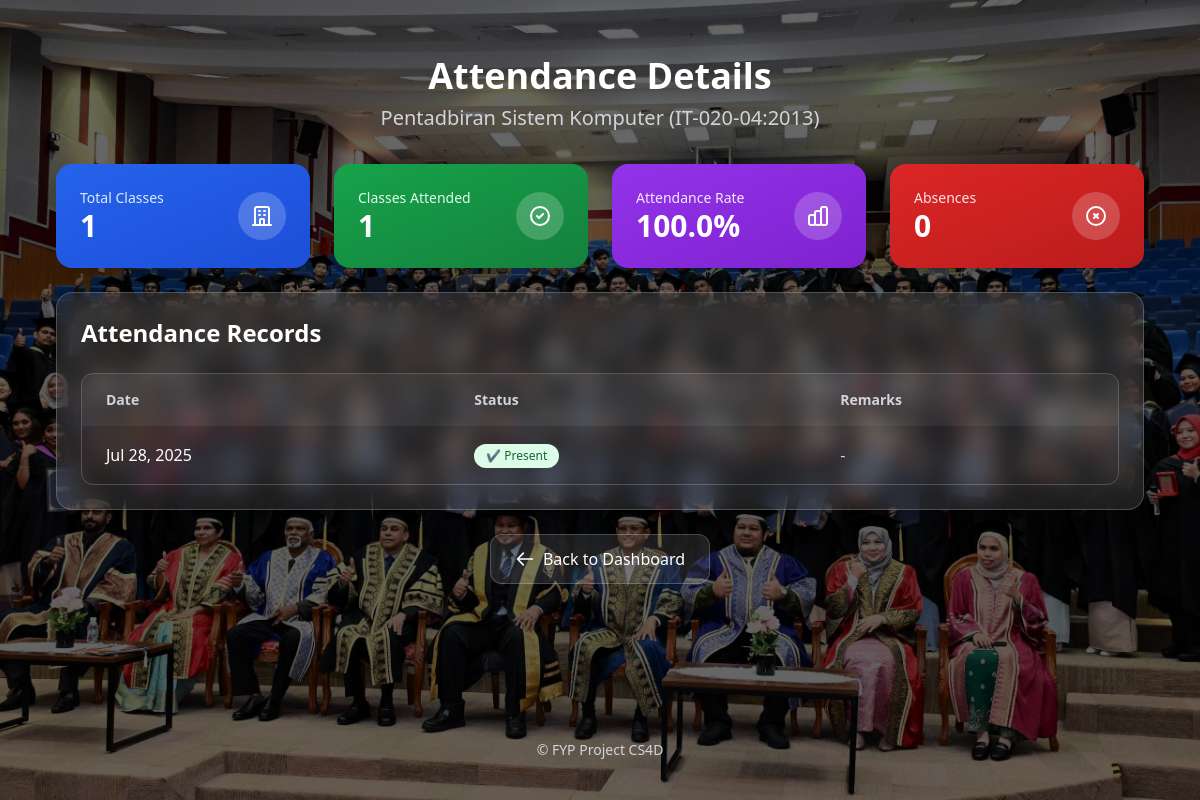
The app's page /student/attendance/1/ (signed in) with its own data.
### core/models.py (models this page shows, shortened)
class Course(models.Model):
    name = models.CharField(max_length=255)
    code = models.CharField(max_length=50, unique=True)
    lecturers = models.ManyToManyField(
    'Lecturer',
    related_name='courses',
    blank=True,
    help_text='Lecturers teaching this course'
)
    classroom = models.CharField(max_length=100, blank=True, null=True)  # Classroom location or name

class Attendance(models.Model):
    STATUS_CHOICES = [
        ('present', 'Present'),
        ('absent', 'Absent'),
        ('late', 'Late'),
        ('excused', 'Excused'),
    ]
    enrollment = models.ForeignKey(Enrollment, on_delete=models.CASCADE)
    date = models.DateField()
    status = models.CharField(max_length=10, choices=STATUS_CHOICES, default='present')
    class Meta:
        unique_together = ('enrollment', 'date')

### accounts/decorators.py (the view)
        @login_required
        def _wrapped_view(request, *args, **kwargs):
            if request.user.role != role:
                return HttpResponseForbidden("You are not authorized to view this page.")
            return view_func(request, *args, **kwargs)

### student/templates/student/attendance_detail.html (shortened to what this page needs)
{% extends 'base.html' %}
{% block content %}
<div class="space-y-6">
  <div class="text-center mb-8">
    <h1 class="text-4xl font-bold text-white mb-2">Attendance Details</h1>
    <p class="text-xl text-gray-300">{{ course.name }} ({{ course.code }})</p>
  </div>
  <div class="grid grid-cols-1 md:grid-cols-2 lg:grid-cols-4 gap-6 mb-8">
    <div class="bg-gradient-to-br from-blue-600 to-blue-700 rounded-2xl p-6 text-white shadow-xl">
      <div class="flex items-center justify-between">
        <div>
          <p class="text-blue-100 text-sm font-medium">Total Classes</p>
          <p class="text-3xl font-bold">{{ total_classes }}</p>
        </div>
        <div class="bg-white/20 rounded-full p-3">
          <svg class="w-6 h-6" fill="none" stroke="currentColor" viewBox="0 0 24 24">
            <path stroke-linecap="round" stroke-linejoin="round" stroke-width="2" d="M19 21V5a2 2 0 00-2-2H7a2 2 0 00-2 2v16m14 0h2m-2 0h-5m-9 0H3m2 0h5M9 7h1m-1 4h1m4-4h1m-1 4h1m-5 10v-5a1 1 0 011-1h2a1 1 0 011 1v5m-4 0h4"></path>
          </svg>
        </div>
      </div>
    </div>
    <div class="bg-gradient-to-br from-green-600 to-green-700 rounded-2xl p-6 text-white shadow-xl">
      <div class="flex items-center justify-between">
        <div>
          <p class="text-green-100 text-sm font-medium">Classes Attended</p>
          <p class="text-3xl font-bold">{{ attended_classes }}</p>
        </div>
        <div class="bg-white/20 rounded-full p-3">
          <svg class="w-6 h-6" fill="none" stroke="currentColor" viewBox="0 0 24 24">
            <path stroke-linecap="round" stroke-linejoin="round" stroke-width="2" d="M9 12l2 2 4-4m6 2a9 9 0 11-18 0 9 9 0 0118 0z"></path>
          </svg>
        </div>
      </div>
    </div>
    <div class="bg-gradient-to-br from-purple-600 to-purple-700 rounded-2xl p-6 text-white shadow-xl">
      <div class="flex items-center justify-between">
        <div>
          <p class="text-purple-100 text-sm font-medium">Attendance Rate</p>
          <p class="text-3xl font-bold">{{ attendance_percentage }}%</p>
        </div>
        <div class="bg-white/20 rounded-full p-3">
        </div>
      </div>
    </div>
    <div class="bg-gradient-to-br from-red-600 to-red-700 rounded-2xl p-6 text-white shadow-xl">
      <div class="flex items-center justify-between">
        <div>
          <p class="text-red-100 text-sm font-medium">Absences</p>
          <p class="text-3xl font-bold">{{ absences }}</p>
        </div>
        <div class="bg-white/20 rounded-full p-3">
          <svg class="w-6 h-6" fill="none" stroke="currentColor" viewBox="0 0 24 24">
            <path stroke-linecap="round" stroke-linejoin="round" stroke-width="2" d="M10 14l2-2m0 0l2-2m-2 2l-2-2m2 2l2 2m7-2a9 9 0 11-18 0 9 9 0 0118 0z"></path>
          </svg>
        </div>
      </div>
    </div>
  </div>
  <div class="bg-white/10 backdrop-blur-md rounded-2xl p-6 border border-white/20 shadow-xl">
    <h2 class="text-2xl font-semibold text-white mb-6">Attendance Records</h2>
    {% if attendance_records %}
      <div class="overflow-hidden rounded-xl border border-white/20">
        <div class="overflow-x-auto">
          <table class="w-full">
            <thead class="bg-white/5">
              <tr>
                <th class="px-6 py-4 text-left text-sm font-semibold text-gray-300">Date</th>
                <th class="px-6 py-4 text-left text-sm font-semibold text-gray-300">Status</th>
                <th class="px-6 py-4 text-left text-sm font-semibold text-gray-300">Remarks</th>
              </tr>
            </thead>
            <tbody class="divide-y divide-white/10">
              {% for record in attendance_records %}
              <tr class="hover:bg-white/5 transition-colors">
                <td class="px-6 py-4 text-white">{{ record.date|date:"M d, Y" }}</td>
                <td class="px-6 py-4">
                  {% if record.status == 'present' %}
                    <span class="inline-flex items-center px-3 py-1 rounded-full text-xs font-medium bg-green-100 text-green-800">
                      ✔ Present
                    </span>
                  {% elif record.status == 'absent' %}
                    <span class="inline-flex items-center px-3 py-1 rounded-full text-xs font-medium bg-red-100 text-red-800">
                      ✘ Absent
                    </span>
                  {% elif record.status == 'late' %}
                    <span class="inline-flex items-center px-3 py-1 rounded-full text-xs font-medium bg-yellow-100 text-yellow-800">
                      ⏰ Late
                    </span>
                  {% elif record.status == 'excused' %}
                    <span class="inline-flex items-center px-3 py-1 rounded-full text-xs font-medium bg-blue-100 text-blue-800">
                      ✓ Excused
                    </span>
                  {% endif %}
                </td>
                <td class="px-6 py-4 text-gray-300">{{ record.remarks|default:"-" }}</td>
              </tr>
              {% endfor %}
            </tbody>
          </table>
        </div>
      </div>
    {% endif %}
  </div>
  <div class="text-center">
    <a href="{% url 'student:dashboard' %}"
       class="inline-flex items-center px-6 py-3 bg-white/10 hover:bg-white/20 text-white rounded-xl transition-all duration-300 border border-white/20">
      <svg class="w-5 h-5 mr-2" fill="none" stroke="currentColor" viewBox="0 0 24 24">
        <path stroke-linecap="round" stroke-linejoin="round" stroke-width="2" d="M10 19l-7-7m0 0l7-7m-7 7h18"></path>
      </svg>
      Back to Dashboard
    </a>
  </div>
</div>
{% endblock %}

### records on screen
Course: name "Pentadbiran Sistem Komputer", code "IT-020-04:2013"
Attendance: date "Jul 28, 2025", status "✔ Present", remarks "-"

### other values on screen
{{ total_classes }} "1"
{{ attended_classes }} "1"
{{ attendance_percentage }} "100.0"
{{ absences }} "0"
